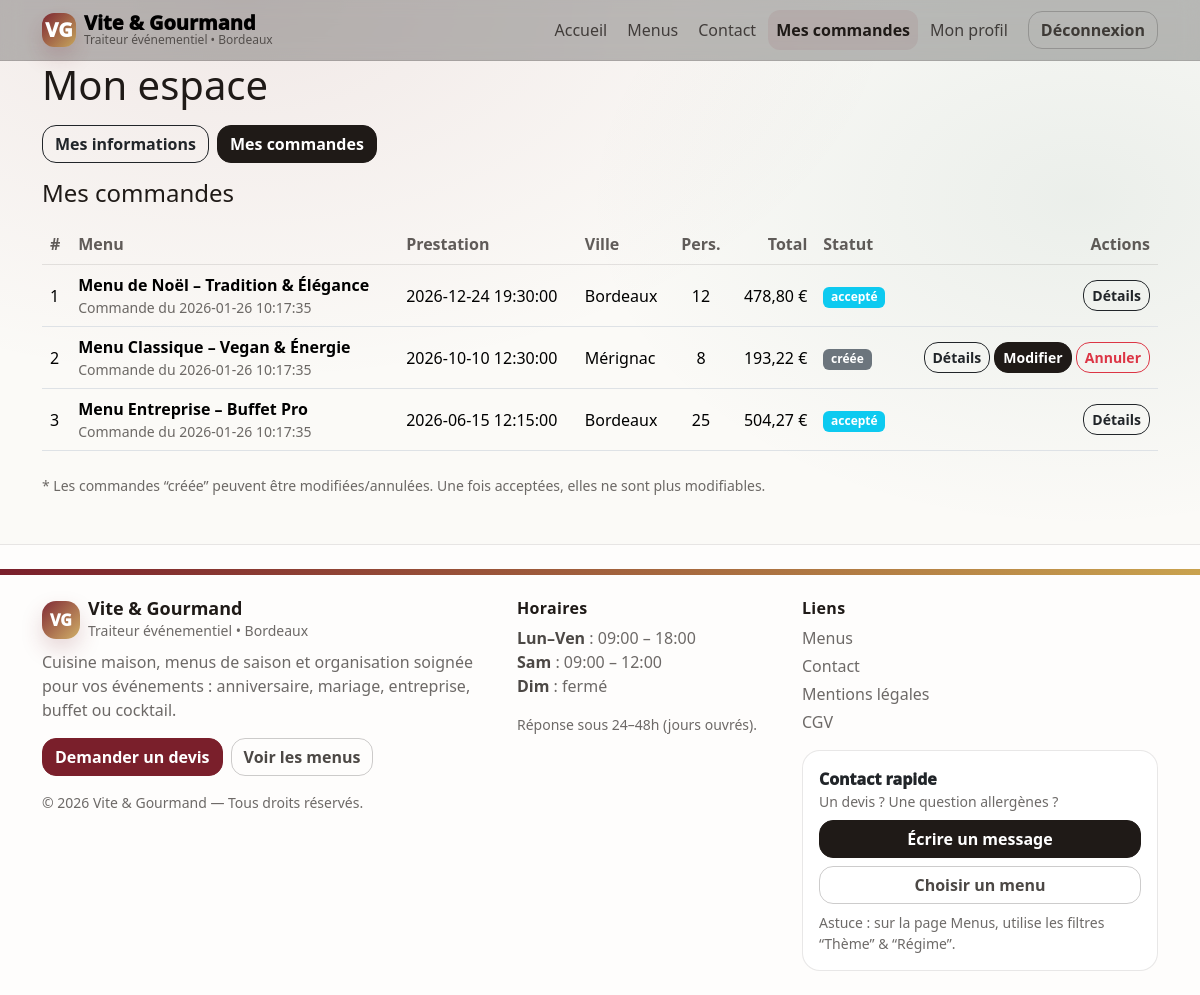
The page /?r=user_orders (signed in) on the database its author committed.
### tables this page shows
CREATE TABLE orders (
  id INT AUTO_INCREMENT PRIMARY KEY,
  user_id INT NOT NULL,
  menu_id INT NOT NULL,

  event_date DATE NOT NULL,
  event_time TIME NOT NULL,
  people_count INT NOT NULL,

  delivery_city VARCHAR(190) NULL,
  delivery_distance DECIMAL(6,2) NULL,
  delivery_price DECIMAL(10,2) DEFAULT 0,

  discount DECIMAL(10,2) DEFAULT 0,
  total_price DECIMAL(10,2) NOT NULL,

  status VARCHAR(100) NOT NULL DEFAULT 'créée',

  
  cancel_contact_mode VARCHAR(50) NULL,
  cancel_reason TEXT NULL,
  cancelled_at DATETIME NULL,

  
  updated_at DATETIME NULL,

  created_at DATETIME DEFAULT CURRENT_TIMESTAMP,

  CONSTRAINT fk_orders_user FOREIGN KEY (user_id) REFERENCES users(id),
  CONSTRAINT fk_orders_menu FOREIGN KEY (menu_id) REFERENCES menus(id)
);

CREATE TABLE menus (
  id INT AUTO_INCREMENT PRIMARY KEY,
  title VARCHAR(190) NOT NULL,
  description TEXT NOT NULL,
  price DECIMAL(10,2) NOT NULL,
  min_people INT NOT NULL,
  max_price DECIMAL(10,2) DEFAULT NULL,
  stock INT NOT NULL DEFAULT 0,
  theme_id INT NULL,
  diet_id INT NULL,
  created_at DATETIME DEFAULT CURRENT_TIMESTAMP,
  CONSTRAINT fk_menus_theme FOREIGN KEY (theme_id) REFERENCES themes(id),
  CONSTRAINT fk_menus_diet  FOREIGN KEY (diet_id)  REFERENCES diets(id)
);

### app/Controllers/UserController.php (called while the page is built, shortened)
<?php
require_once BASE_PATH . '/app/Models/Order.php';
class UserController
{
    public function dashboard(): void
    {
        $orders = Order::listByUser(Auth::userId());
        require_once BASE_PATH . '/app/Views/user/dashboard.php';
    }
}

### app/models/Order.php (called while the page is built, shortened)
<?php
class Order
{
    public static function listByUser(int $userId): array
    {
        $pdo = Database::getConnection();
        $stmt = $pdo->prepare("
            SELECT
                o.id,
                o.menu_id,
                o.event_date,
                o.event_time,
                o.people_count,
                o.delivery_city,
                o.delivery_distance,
                o.delivery_price,
                o.discount,
                o.total_price,
                o.status,
                o.created_at,
                m.title AS menu_title
            FROM orders o
            INNER JOIN menus m ON m.id = o.menu_id
            WHERE o.user_id = :user_id
            ORDER BY o.created_at DESC
        ");
        $stmt->execute(['user_id' => $userId]);
        return $stmt->fetchAll();
    }
}

### app/Views/user/dashboard.php (the view)
<?php
require_once BASE_PATH . '/app/Views/layouts/header.php';
$ordersList = $orders ?? [];
function status_badge_class(string $status): string
{
  $s = mb_strtolower(trim($status));
  return match ($s) {
    'créée' => 'bg-secondary',
    'accepté', 'acceptée' => 'bg-info',
    'en préparation' => 'bg-primary',
    'en cours de livraison', 'livré', 'livrée', 'terminée' => 'bg-success',
    'annulé', 'annulée' => 'bg-danger',
    default => 'bg-dark'
  };
}
function can_edit_user_order(string $status): bool
{
  return mb_strtolower(trim($status)) === 'créée';
}
?>
<h1 class="mb-3">Mon espace</h1>
<div class="d-flex flex-wrap gap-2 mb-3">
  <a class="btn btn-outline-dark" href="?r=user_profile">Mes informations</a>
  <a class="btn btn-dark" href="?r=user_orders">Mes commandes</a>
</div>
<h4 class="mb-3">Mes commandes</h4>
<?php if (empty($ordersList)): ?>
  <div class="alert alert-info mb-0">Aucune commande pour le moment.</div>
<?php else: ?>
  <div class="table-responsive">
    <table class="table align-middle">
      <thead>
        <tr>
          <th>#</th>
          <th>Menu</th>
          <th>Prestation</th>
          <th>Ville</th>
          <th class="text-center">Pers.</th>
          <th class="text-end">Total</th>
          <th>Statut</th>
          <th class="text-end">Actions</th>
        </tr>
      </thead>
      <tbody>
      <?php foreach ($ordersList as $order): ?>
        <?php
          $id = (int)($order['id'] ?? 0);
          $status = (string)($order['status'] ?? '');
          $badgeClass = status_badge_class($status);
          $canEdit = can_edit_user_order($status);
        ?>
        <tr>
          <td><?= $id ?></td>
          <td>
            <div style="font-weight:700;">
              <?= htmlspecialchars($order['menu_title'] ?? '') ?>
            </div>
            <div class="text-muted small">
              Commande du <?= htmlspecialchars($order['created_at'] ?? '') ?>
            </div>
          </td>
          <td>
            <?= htmlspecialchars($order['event_date'] ?? '') ?>
            <?= htmlspecialchars($order['event_time'] ?? '') ?>
          </td>
          <td><?= htmlspecialchars($order['delivery_city'] ?? '—') ?></td>
          <td class="text-center"><?= (int)($order['people_count'] ?? 0) ?></td>
          <td class="text-end">
            <?= number_format((float)($order['total_price'] ?? 0), 2, ',', ' ') ?> €
          </td>
          <td>
            <span class="badge <?= $badgeClass ?>">
              <?= htmlspecialchars($status) ?>
            </span>
          </td>
          <td class="text-end">
            <a class="btn btn-sm btn-outline-dark"
               href="?r=user_order_show&id=<?= $id ?>">
              Détails
            </a>
            <?php if ($canEdit): ?>
              <a class="btn btn-sm btn-dark"
                 href="?r=user_order_edit&id=<?= $id ?>">
                Modifier
              </a>
              <a class="btn btn-sm btn-outline-danger"
                 href="?r=user_order_cancel&id=<?= $id ?>"
                 onclick="return confirm('Annuler cette commande ?');">
                Annuler
              </a>
            <?php endif; ?>
          </td>
        </tr>
      <?php endforeach; ?>
      </tbody>
    </table>
  </div>
  <div class="text-muted small mt-2">
    * Les commandes “créée” peuvent être modifiées/annulées. Une fois acceptées, elles ne sont plus modifiables.
  </div>
<?php endif; ?>
<?php require_once BASE_PATH . '/app/Views/layouts/footer.php'; ?>

### public/assets/css/style.css (style rules this page uses)
:root { --bg: #fbfaf7; --surface: #ffffff; --surface-2: rgba(255,255,255,.65); --text: #1f1a17; --muted: rgba(31,26,23,.65); --burgundy: #7a1f2b; --sage: #2f6b57; --gold: #c9a24e; --border: rgba(31,26,23,.10); --shadow-sm: 0 10px 30px rgba(31,26,23,.06); --shadow-md: 0 18px 50px rgba(31,26,23,.10); --radius: 18px; }
* { box-sizing: border-box; }
html, body { height: 100%; }
body { background: radial-gradient(1200px 700px at 20% 0%, rgba(122,31,43,.08), transparent 55%), radial-gradient(900px 600px at 90% 20%, rgba(47,107,87,.08), transparent 55%), var(--bg); color: var(--text); font-family: system-ui, -apple-system, Segoe UI, Roboto, Arial, "Apple Color Emoji","Segoe UI Emoji"; line-height: 1.5; }
a { color: inherit; }
.text-muted { color: var(--muted) !important; }
.btn { border-radius: 14px !important; font-weight: 800; }
.btn-dark { background: #1f1a17 !important; border-color: #1f1a17 !important; }
.table { --bs-table-bg: transparent; }
.table thead th { color: rgba(31,26,23,.70); font-weight: 900; border-bottom: 1px solid var(--border) !important; }
.table td { border-top: 1px solid rgba(31,26,23,.08) !important; }

### rows shown on the page
orders: id "1", menu.title "Menu de Noël – Tradition & Élégance", created_at "2026-01-26 10:17:35", event_date "2026-12-24", event_time "19:30:00", delivery_city "Bordeaux", people_count "12", total_price "478,80", status "accepté"
orders: id "2", menu.title "Menu Classique – Vegan & Énergie", created_at "2026-01-26 10:17:35", event_date "2026-10-10", event_time "12:30:00", delivery_city "Mérignac", people_count "8", total_price "193,22", status "créée"
orders: id "3", menu.title "Menu Entreprise – Buffet Pro", created_at "2026-01-26 10:17:35", event_date "2026-06-15", event_time "12:15:00", delivery_city "Bordeaux", people_count "25", total_price "504,27", status "accepté"
